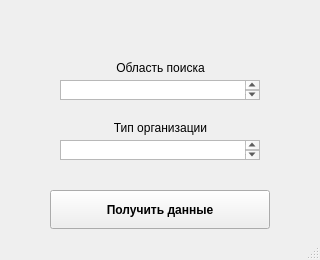
<?xml version="1.0" encoding="UTF-8"?>
<ui version="4.0">
 <class>MainWindow</class>
 <widget class="QMainWindow" name="MainWindow">
  <property name="geometry">
   <rect>
    <x>0</x>
    <y>0</y>
    <width>320</width>
    <height>260</height>
   </rect>
  </property>
  <property name="windowTitle">
   <string>MainWindow</string>
  </property>
  <widget class="QWidget" name="centralwidget">
   <widget class="QLabel" name="label">
    <property name="geometry">
     <rect>
      <x>30</x>
      <y>20</y>
      <width>261</width>
      <height>20</height>
     </rect>
    </property>
    <property name="font">
     <font>
      <family>Yu Gothic UI Semibold</family>
      <weight>75</weight>
      <bold>true</bold>
     </font>
    </property>
    <property name="cursor">
     <cursorShape>ArrowCursor</cursorShape>
    </property>
    <property name="text">
     <string/>
    </property>
    <property name="alignment">
     <set>Qt::AlignCenter</set>
    </property>
   </widget>
   <widget class="QTextEdit" name="textEdit_city">
    <property name="geometry">
     <rect>
      <x>60</x>
      <y>80</y>
      <width>200</width>
      <height>20</height>
     </rect>
    </property>
   </widget>
   <widget class="QLabel" name="label_2">
    <property name="geometry">
     <rect>
      <x>100</x>
      <y>60</y>
      <width>121</width>
      <height>16</height>
     </rect>
    </property>
    <property name="text">
     <string>Область поиска</string>
    </property>
    <property name="alignment">
     <set>Qt::AlignCenter</set>
    </property>
   </widget>
   <widget class="QLabel" name="label_3">
    <property name="geometry">
     <rect>
      <x>100</x>
      <y>120</y>
      <width>121</width>
      <height>16</height>
     </rect>
    </property>
    <property name="text">
     <string>Тип организации</string>
    </property>
    <property name="alignment">
     <set>Qt::AlignCenter</set>
    </property>
   </widget>
   <widget class="QTextEdit" name="textEdit_type">
    <property name="geometry">
     <rect>
      <x>60</x>
      <y>140</y>
      <width>200</width>
      <height>20</height>
     </rect>
    </property>
   </widget>
   <widget class="QPushButton" name="pushButton">
    <property name="geometry">
     <rect>
      <x>50</x>
      <y>190</y>
      <width>220</width>
      <height>39</height>
     </rect>
    </property>
    <property name="font">
     <font>
      <weight>75</weight>
      <bold>true</bold>
     </font>
    </property>
    <property name="text">
     <string>Получить данные</string>
    </property>
   </widget>
  </widget>
  <widget class="QStatusBar" name="statusbar"/>
 </widget>
 <resources/>
 <connections/>
</ui>
